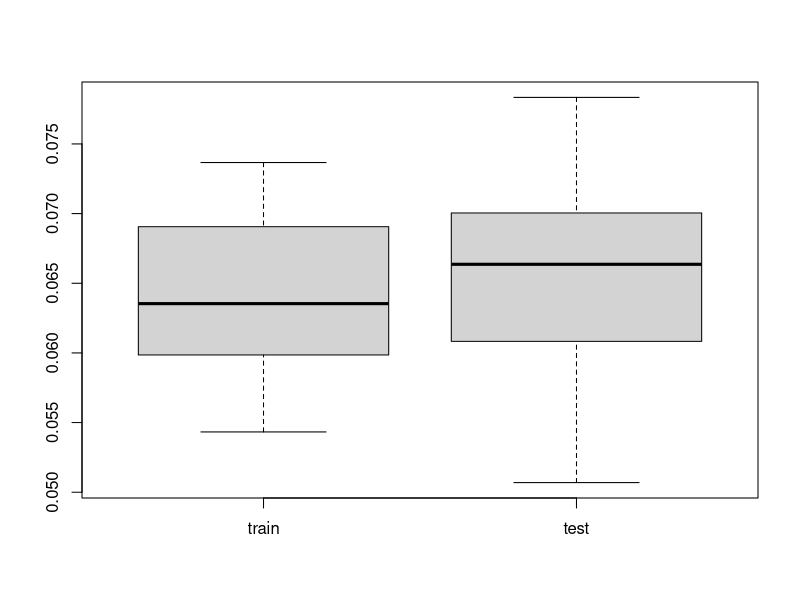
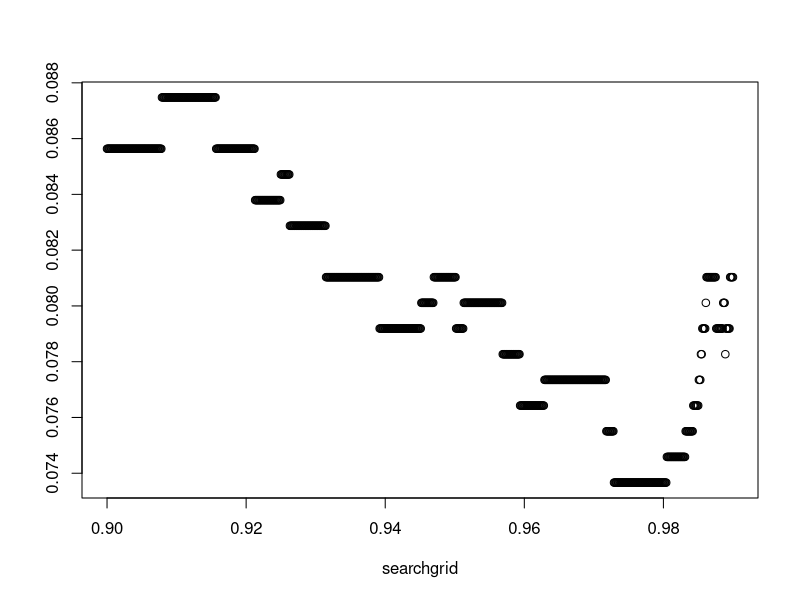

R code for these plots, in order:
library(e1071)
spam <- read.csv("spam.csv")

myvars<-names(spam)%in% c("isuid","id","spampct")
spam<-spam[!myvars]



Etrain<-vector(mode="numeric")
Etest<-vector(mode="numeric")

for (i in 1:50){
  
  train.ind <- sample(1:nrow(spam), ceiling(nrow(spam)*0.5), replace=FALSE)
  
  model <- naiveBayes(spam ~ ., data=spam[train.ind,],laplace=1)
  
  pred<- predict(model, spam[train.ind,])
  confusion.mat <- table(pred, spam[train.ind,"spam"])
  Etrain[i]<-1-(sum(diag(confusion.mat))/sum(confusion.mat))
  
  
  pred<- predict(model, spam[-train.ind,])
  confusion.mat <- table(pred, spam[-train.ind,"spam"])
  Etest[i]<-1-(sum(diag(confusion.mat))/sum(confusion.mat))
}

boxplot(Etrain, Etest, names = c('train', 'test'))
predict(model, spam[-train.ind,],type = 'raw')



searchgrid = seq(0.9, 0.99, 0.0001)
result = cbind(searchgrid, NA)

cost1<-function(actual,prob){
  weight1=1
  weight0=2
  c1=(actual=="yes")&(prob<cutoff)
  c0=(actual=="no")&(prob>cutoff)
  return (mean(weight1*c1+weight0*c0))
}

model <- naiveBayes(spam ~ ., data=spam[train.ind,],laplace=1)
predopt<-predict(model,spam[train.ind,],type="raw")[,2]
for (i in 1:length(searchgrid)){
  cutoff<-result[i,1]
  result[i,2]<-cost1(spam[train.ind,]$spam,predopt)
}
plot(result)

